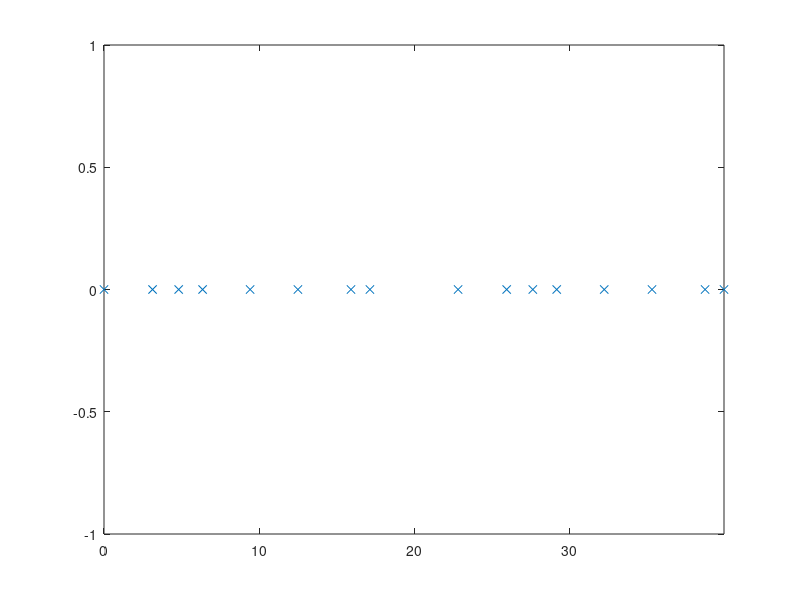

The MATLAB source for this figure: (Note: this script raises an error after producing the figure.)
%% Random Spacing Linear Array Side Lobe Optimization
%  Version 1
%%

clear all;close all;clc;

%% Configuration
wavelength=1;
k=2*pi/wavelength;   % wave number
angleStep=0.05;
theta=0:angleStep:360;
elementNumber=16;
spacingMIN=0.5; % minimum space between two elements
spacingMAX=3.5;   % maximum space between two elements
mainbeam=5;     % width of the main lobe
thetaM=90;      % location of the main lobe

%% random spacing
% d0, d1, d2, d3, d4, d5, d6, d7, d8, d9, d10, d11, d12, d13, d14
% d=spacingMIN + (spacingMAX-spacingMIN).*rand(1,elementNumber-1);
% d=[0,d];
%% random symmetrical spacing
% d0, d1, d2, d3, d4, d5, d6, d7, d6, d5, d4, d3, d2, d1, d0
% d=[spacingMIN/2 + (spacingMAX/2-spacingMIN/2).*rand(1), spacingMIN + (spacingMAX-spacingMIN).*rand(1,elementNumber/2-1)];
% d1=fliplr(d);
% d=[0,d1(1:length(d1)-1),d1(length(d1))+d(1),d(2:length(d))];
%% random spacing + shift
% d0, d1, d2, d3, d4, d5, d6, d7, d0, d1, d2, d3, d4, d5, d6
d=spacingMIN + (spacingMAX-spacingMIN).*rand(1,elementNumber/2-1);
d=[0,d,spacingMIN*2 + (spacingMAX*2-spacingMIN*2).*rand(1),d];

%%
for nn=2:length(d)
    d(nn)=d(nn-1)+d(nn);
end
figure(1);
plot(d,zeros(1,length(d)),'x');
axis([0,d(length(d)),-1,1]);

%% Array factor
A=zeros(length(theta),elementNumber);
for nn=1:length(d)
    A(:,nn)=exp(1i*k*d(nn)*cosd(theta));
end

%% Main lobe
A_M=zeros(1,elementNumber);
for nn=1:length(d)
    A_M(:,nn)=exp(1i*k*d(nn)*cosd(thetaM));
end

%% Side lobe
theta_SL=[0:angleStep:thetaM-mainbeam/2,thetaM+mainbeam/2:angleStep:180];
%theta_ML=90+mainbeam/2:angleStep:180;

A_SL=zeros(length(theta_SL),elementNumber);
for nn=1:length(d)
    A_SL(:,nn)=exp(1i*k*d(nn)*cosd(theta_SL));
end

%% Optimization
cvx_begin %quiet
variable w(elementNumber) complex
minimize( max(abs(A_SL*w)) )
subject to
A_M*w==1;
cvx_end

%% Plot result
% w=ones(1,elementNumber)';
figure(2);
plot(theta,20*log10(abs(A*w))-max(20*log10(abs(A*w))));
axis([0,180,-30,0]);
